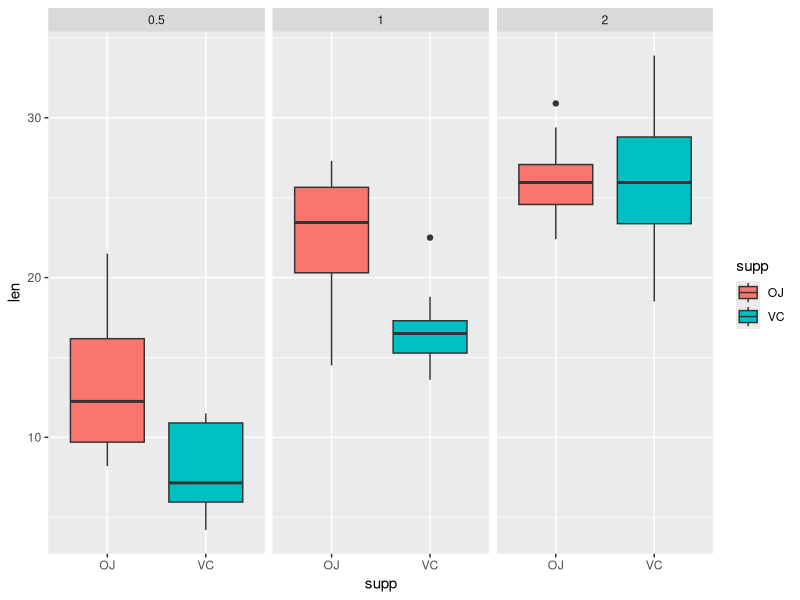
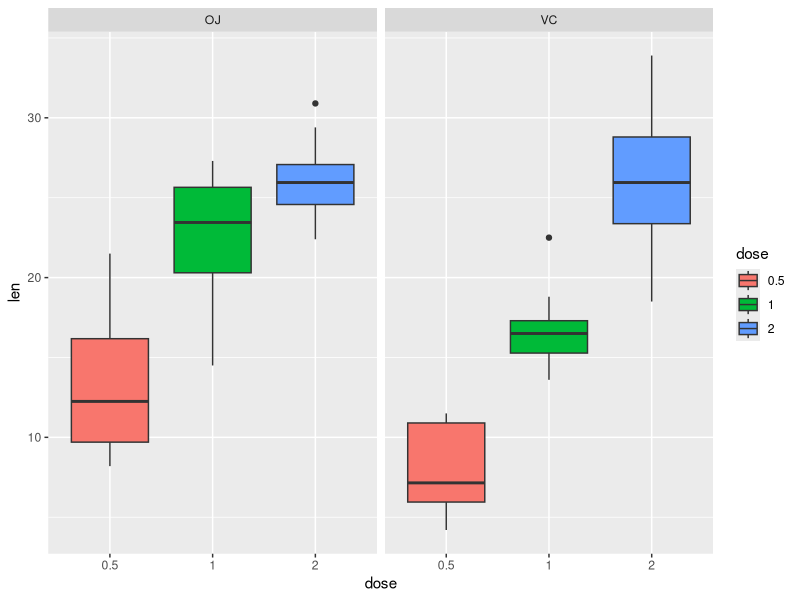
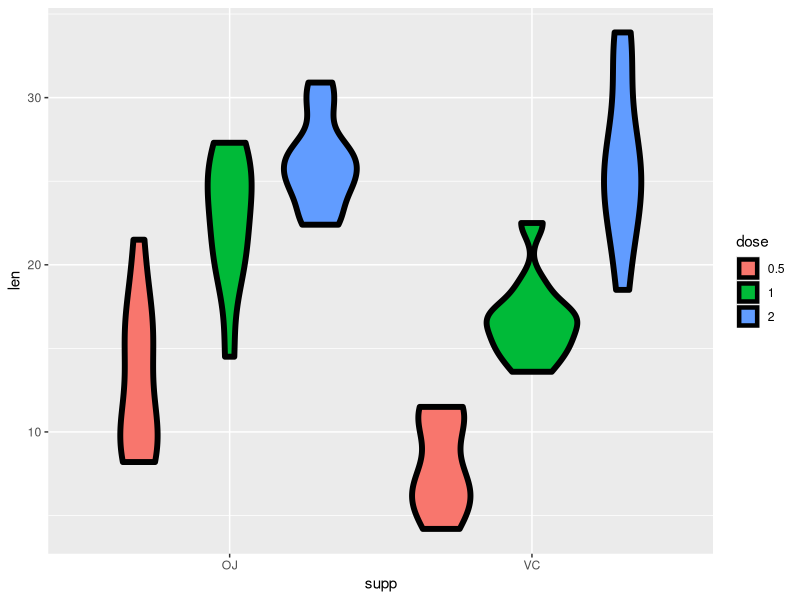
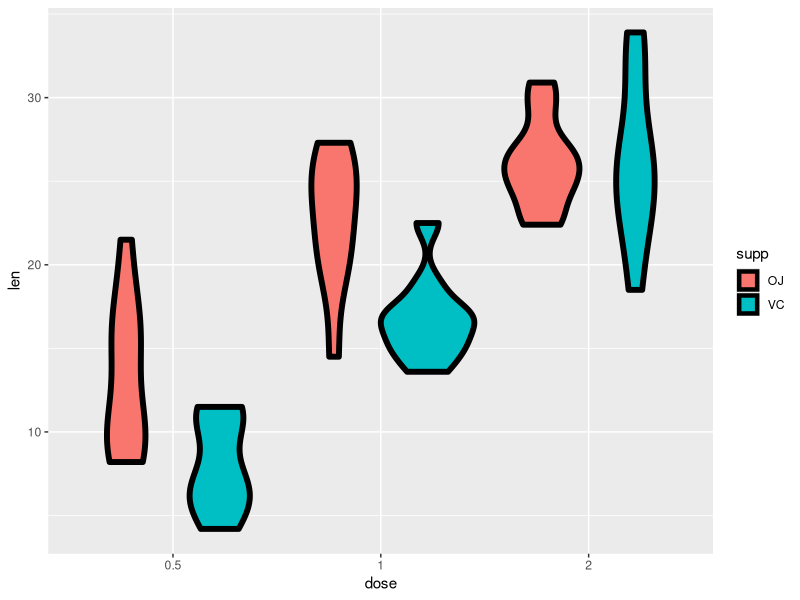
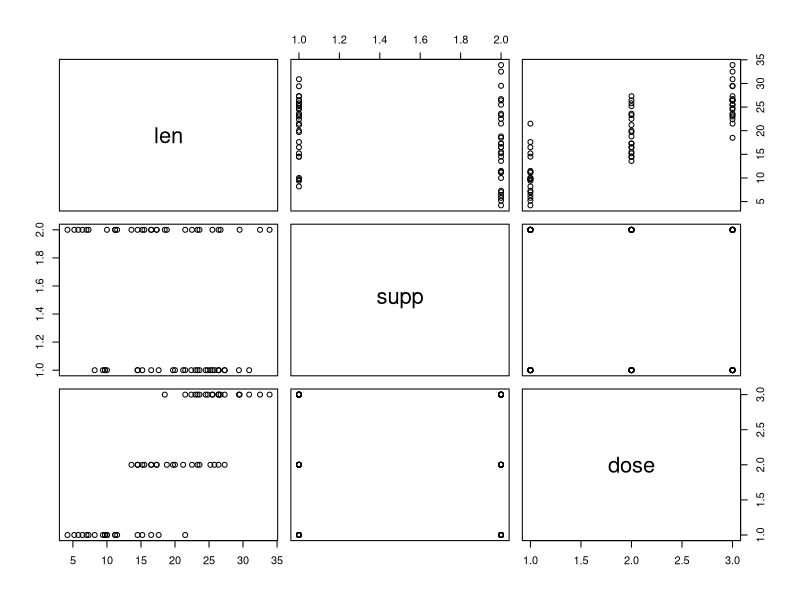
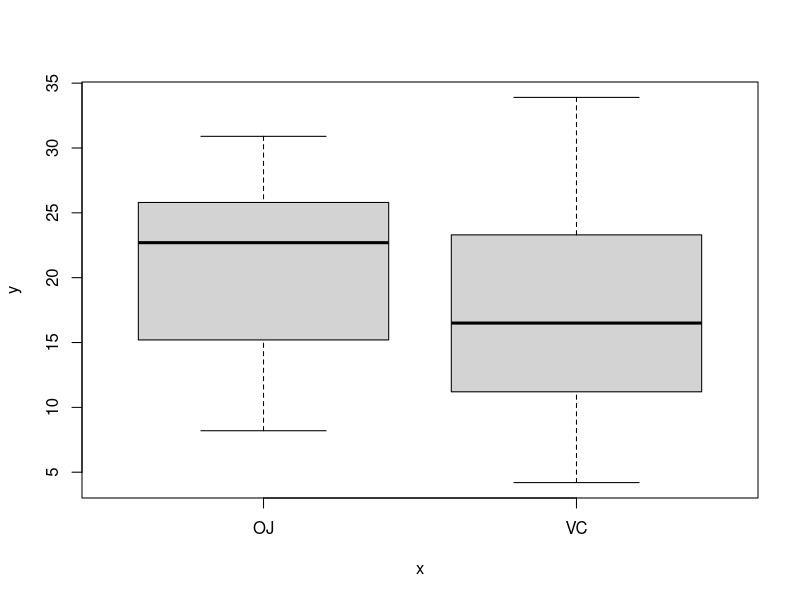
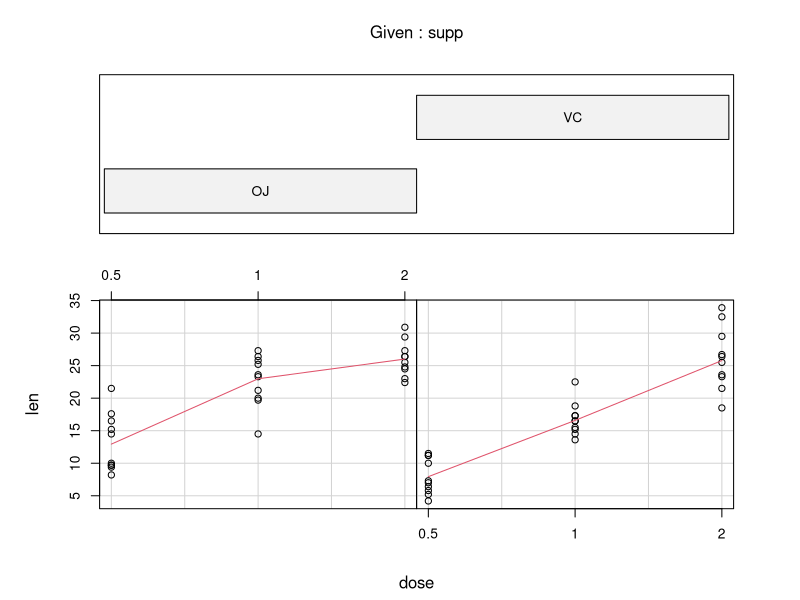
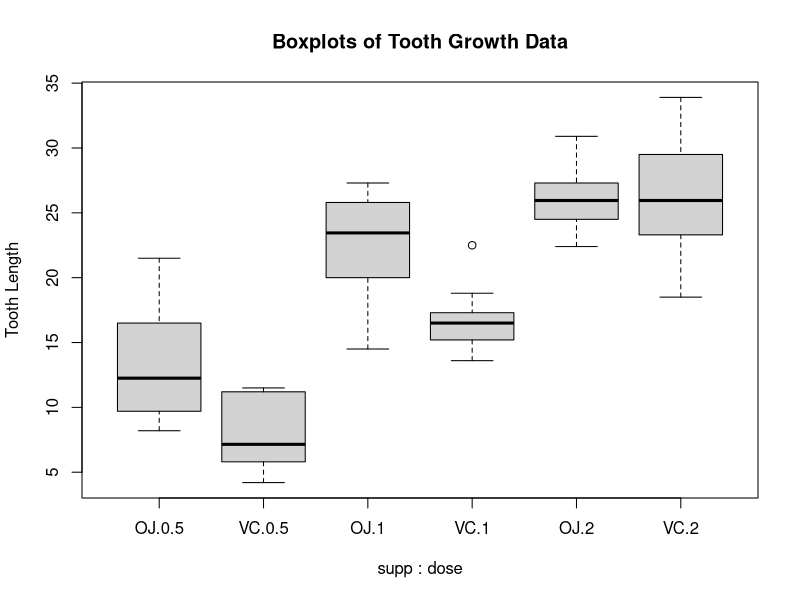

Reproduce these figures in R, in order.
## ---- chunk 1
library(datasets)
data("ToothGrowth")
## ---- chunk 2
summary(ToothGrowth)
## ---- chunk 3
table(ToothGrowth$supp, ToothGrowth$dose)
## ---- chunk 4
# make dose a factor
ToothGrowth$dose <- factor(ToothGrowth$dose)

library(ggplot2)

ggplot(ToothGrowth, aes(x = supp, y = len, fill = supp)) + geom_boxplot() + facet_wrap(~dose)
ggplot(ToothGrowth, aes(x = dose, y = len, fill = dose)) + geom_boxplot() + facet_grid(~supp)
## ---- chunk 5
library(reshape2);

g <- ggplot(ToothGrowth, aes(x = supp, y = len, fill = dose))
g <- g + geom_violin(col = "black", size = 2)
g

g <- ggplot(ToothGrowth, aes(x = dose, y = len, fill = supp))
g <- g + geom_violin(col = "black", size = 2)
g
## ---- chunk 6
# identify the subset of VC and OJ data
vc <- ToothGrowth[ToothGrowth$supp=="VC",]
oj <- ToothGrowth[ToothGrowth$supp=="OJ",]

# by supplement
t.test(len ~ supp, data = ToothGrowth)
## ---- chunk 7
sessionInfo()
## ---- chunk 8
# unused

plot(ToothGrowth)
with(ToothGrowth, plot(supp, len))

#plot(oj, col=oj$dose)
#plot(oj, col=oj$supp)
#plot(oj, col=oj$len)

require(graphics)
coplot(len ~ dose | supp, data = ToothGrowth, panel = panel.smooth)

# identify the subset of VC and OJ data
vc <- ToothGrowth[ToothGrowth$supp=="VC",]
oj <- ToothGrowth[ToothGrowth$supp=="OJ",]

boxplot(len ~ supp * dose, data=ToothGrowth, ylab="Tooth Length", main="Boxplots of Tooth Growth Data")

ggplot(ToothGrowth, aes(x = supp, y = len)) + geom_boxplot()
ggplot(ToothGrowth, aes(x = supp, y = len, fill = supp)) + geom_boxplot()
ggplot(ToothGrowth, aes(factor(dose), len)) + geom_boxplot() + facet_grid(.~supp)
ggplot(ToothGrowth, aes(factor(dose), len, fill = dose)) + geom_boxplot() + facet_grid(.~supp)

qplot(len, dose, data = ToothGrowth)

library(lattice)
xyplot(len ~ dose | supp, data = ToothGrowth)
xyplot(len ~ supp | dose, data = ToothGrowth, layout = c(3,1))

g <- ggplot(ToothGrowth, aes(x = dose, y = len, colour = supp, group = supp))
g <- g + geom_line()
g <- g + stat_summary(aes(group = 1), geom = "line", fun.y = mean, size = 1, col = "black")
g <- g + facet_grid(. ~ supp)
g

g <- ggplot(ToothGrowth, aes(x = supp, y = len, colour = dose, group = dose))
g <- g + geom_line()
g <- g + stat_summary(aes(group = 1), geom = "line", fun.y = mean, size = 1, col = "black")
g <- g + facet_grid(. ~ dose)
g

#ggplot (ToothGrowth, aes (x = dose, y = len, fill = supp)) + stat_binhex (bins=5, aes (alpha = ..count..)) + facet_grid (. ~ Species)

xyplot(len ~ supp, ToothGrowth, groups = ToothGrowth$dose, pch= 20)
